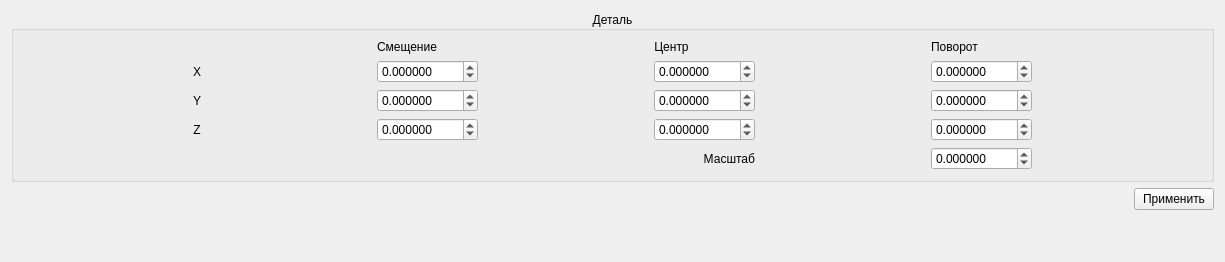
<?xml version="1.0" encoding="UTF-8"?>
<ui version="4.0">
 <class>CGuiSettingsWidget</class>
 <widget class="QWidget" name="CGuiSettingsWidget">
  <property name="geometry">
   <rect>
    <x>0</x>
    <y>0</y>
    <width>1225</width>
    <height>262</height>
   </rect>
  </property>
  <property name="windowTitle">
   <string>Form</string>
  </property>
  <layout class="QVBoxLayout" name="verticalLayout">
   <item>
    <layout class="QHBoxLayout" name="hlSettings">
     <item>
      <widget class="QGroupBox" name="gbPart">
       <property name="title">
        <string>Деталь</string>
       </property>
       <property name="alignment">
        <set>Qt::AlignCenter</set>
       </property>
       <layout class="QGridLayout" name="gridLayout">
        <item row="3" column="2">
         <widget class="QDoubleSpinBox" name="dsbPartCenterZ">
          <property name="decimals">
           <number>6</number>
          </property>
          <property name="minimum">
           <double>-1000.000000000000000</double>
          </property>
          <property name="maximum">
           <double>1000.000000000000000</double>
          </property>
          <property name="singleStep">
           <double>0.100000000000000</double>
          </property>
         </widget>
        </item>
        <item row="1" column="0">
         <widget class="QLabel" name="lbPartX">
          <property name="sizePolicy">
           <sizepolicy hsizetype="Maximum" vsizetype="Preferred">
            <horstretch>0</horstretch>
            <verstretch>0</verstretch>
           </sizepolicy>
          </property>
          <property name="text">
           <string>X</string>
          </property>
          <property name="alignment">
           <set>Qt::AlignCenter</set>
          </property>
         </widget>
        </item>
        <item row="2" column="1">
         <widget class="QDoubleSpinBox" name="dsbPartTrY">
          <property name="decimals">
           <number>6</number>
          </property>
          <property name="minimum">
           <double>-1000.000000000000000</double>
          </property>
          <property name="maximum">
           <double>1000.000000000000000</double>
          </property>
          <property name="singleStep">
           <double>0.100000000000000</double>
          </property>
         </widget>
        </item>
        <item row="2" column="3">
         <widget class="QDoubleSpinBox" name="dsbPartRotateY">
          <property name="decimals">
           <number>6</number>
          </property>
          <property name="minimum">
           <double>-1000.000000000000000</double>
          </property>
          <property name="maximum">
           <double>1000.000000000000000</double>
          </property>
          <property name="singleStep">
           <double>0.100000000000000</double>
          </property>
         </widget>
        </item>
        <item row="2" column="0">
         <widget class="QLabel" name="lbPartY">
          <property name="sizePolicy">
           <sizepolicy hsizetype="Maximum" vsizetype="Preferred">
            <horstretch>0</horstretch>
            <verstretch>0</verstretch>
           </sizepolicy>
          </property>
          <property name="text">
           <string>Y</string>
          </property>
          <property name="alignment">
           <set>Qt::AlignCenter</set>
          </property>
         </widget>
        </item>
        <item row="1" column="3">
         <widget class="QDoubleSpinBox" name="dsbPartRotateX">
          <property name="decimals">
           <number>6</number>
          </property>
          <property name="minimum">
           <double>-1000.000000000000000</double>
          </property>
          <property name="maximum">
           <double>1000.000000000000000</double>
          </property>
          <property name="singleStep">
           <double>0.100000000000000</double>
          </property>
         </widget>
        </item>
        <item row="0" column="3">
         <widget class="QLabel" name="lbPartRotateHeader">
          <property name="sizePolicy">
           <sizepolicy hsizetype="Maximum" vsizetype="Preferred">
            <horstretch>0</horstretch>
            <verstretch>0</verstretch>
           </sizepolicy>
          </property>
          <property name="text">
           <string>Поворот</string>
          </property>
          <property name="alignment">
           <set>Qt::AlignCenter</set>
          </property>
         </widget>
        </item>
        <item row="3" column="0">
         <widget class="QLabel" name="lbPartZ">
          <property name="sizePolicy">
           <sizepolicy hsizetype="Maximum" vsizetype="Preferred">
            <horstretch>0</horstretch>
            <verstretch>0</verstretch>
           </sizepolicy>
          </property>
          <property name="text">
           <string>Z</string>
          </property>
          <property name="alignment">
           <set>Qt::AlignCenter</set>
          </property>
         </widget>
        </item>
        <item row="1" column="1">
         <widget class="QDoubleSpinBox" name="dsbPartTrX">
          <property name="decimals">
           <number>6</number>
          </property>
          <property name="minimum">
           <double>-1000.000000000000000</double>
          </property>
          <property name="maximum">
           <double>1000.000000000000000</double>
          </property>
          <property name="singleStep">
           <double>0.100000000000000</double>
          </property>
         </widget>
        </item>
        <item row="3" column="3">
         <widget class="QDoubleSpinBox" name="dsbPartRotateZ">
          <property name="decimals">
           <number>6</number>
          </property>
          <property name="minimum">
           <double>-1000.000000000000000</double>
          </property>
          <property name="maximum">
           <double>1000.000000000000000</double>
          </property>
          <property name="singleStep">
           <double>0.100000000000000</double>
          </property>
         </widget>
        </item>
        <item row="0" column="2">
         <widget class="QLabel" name="lbPartCenterHeader">
          <property name="sizePolicy">
           <sizepolicy hsizetype="Maximum" vsizetype="Preferred">
            <horstretch>0</horstretch>
            <verstretch>0</verstretch>
           </sizepolicy>
          </property>
          <property name="text">
           <string>Центр</string>
          </property>
          <property name="alignment">
           <set>Qt::AlignCenter</set>
          </property>
         </widget>
        </item>
        <item row="0" column="1">
         <widget class="QLabel" name="lbPartTrHeader">
          <property name="sizePolicy">
           <sizepolicy hsizetype="Maximum" vsizetype="Preferred">
            <horstretch>0</horstretch>
            <verstretch>0</verstretch>
           </sizepolicy>
          </property>
          <property name="text">
           <string>Смещение</string>
          </property>
          <property name="alignment">
           <set>Qt::AlignCenter</set>
          </property>
         </widget>
        </item>
        <item row="2" column="2">
         <widget class="QDoubleSpinBox" name="dsbPartCenterY">
          <property name="decimals">
           <number>6</number>
          </property>
          <property name="minimum">
           <double>-1000.000000000000000</double>
          </property>
          <property name="maximum">
           <double>1000.000000000000000</double>
          </property>
          <property name="singleStep">
           <double>0.100000000000000</double>
          </property>
         </widget>
        </item>
        <item row="1" column="2">
         <widget class="QDoubleSpinBox" name="dsbPartCenterX">
          <property name="decimals">
           <number>6</number>
          </property>
          <property name="minimum">
           <double>-1000.000000000000000</double>
          </property>
          <property name="maximum">
           <double>1000.000000000000000</double>
          </property>
          <property name="singleStep">
           <double>0.100000000000000</double>
          </property>
         </widget>
        </item>
        <item row="3" column="1">
         <widget class="QDoubleSpinBox" name="dsbPartTrZ">
          <property name="decimals">
           <number>6</number>
          </property>
          <property name="minimum">
           <double>-1000.000000000000000</double>
          </property>
          <property name="maximum">
           <double>1000.000000000000000</double>
          </property>
          <property name="singleStep">
           <double>0.100000000000000</double>
          </property>
         </widget>
        </item>
        <item row="4" column="3">
         <widget class="QDoubleSpinBox" name="dsbPartScale">
          <property name="decimals">
           <number>6</number>
          </property>
          <property name="minimum">
           <double>-1000.000000000000000</double>
          </property>
          <property name="maximum">
           <double>1000.000000000000000</double>
          </property>
          <property name="singleStep">
           <double>0.100000000000000</double>
          </property>
         </widget>
        </item>
        <item row="4" column="2">
         <widget class="QLabel" name="lbPartScale">
          <property name="sizePolicy">
           <sizepolicy hsizetype="Preferred" vsizetype="Preferred">
            <horstretch>0</horstretch>
            <verstretch>0</verstretch>
           </sizepolicy>
          </property>
          <property name="text">
           <string>Масштаб</string>
          </property>
          <property name="alignment">
           <set>Qt::AlignRight|Qt::AlignTrailing|Qt::AlignVCenter</set>
          </property>
         </widget>
        </item>
       </layout>
      </widget>
     </item>
    </layout>
   </item>
   <item>
    <layout class="QHBoxLayout" name="hlApply">
     <item>
      <spacer name="hsApplySpacer">
       <property name="orientation">
        <enum>Qt::Horizontal</enum>
       </property>
       <property name="sizeHint" stdset="0">
        <size>
         <width>40</width>
         <height>20</height>
        </size>
       </property>
      </spacer>
     </item>
     <item>
      <widget class="QPushButton" name="pbApply">
       <property name="text">
        <string>Применить</string>
       </property>
      </widget>
     </item>
    </layout>
   </item>
   <item>
    <spacer name="bottomSpacer">
     <property name="orientation">
      <enum>Qt::Vertical</enum>
     </property>
     <property name="sizeHint" stdset="0">
      <size>
       <width>20</width>
       <height>40</height>
      </size>
     </property>
    </spacer>
   </item>
  </layout>
 </widget>
 <resources/>
 <connections/>
</ui>
